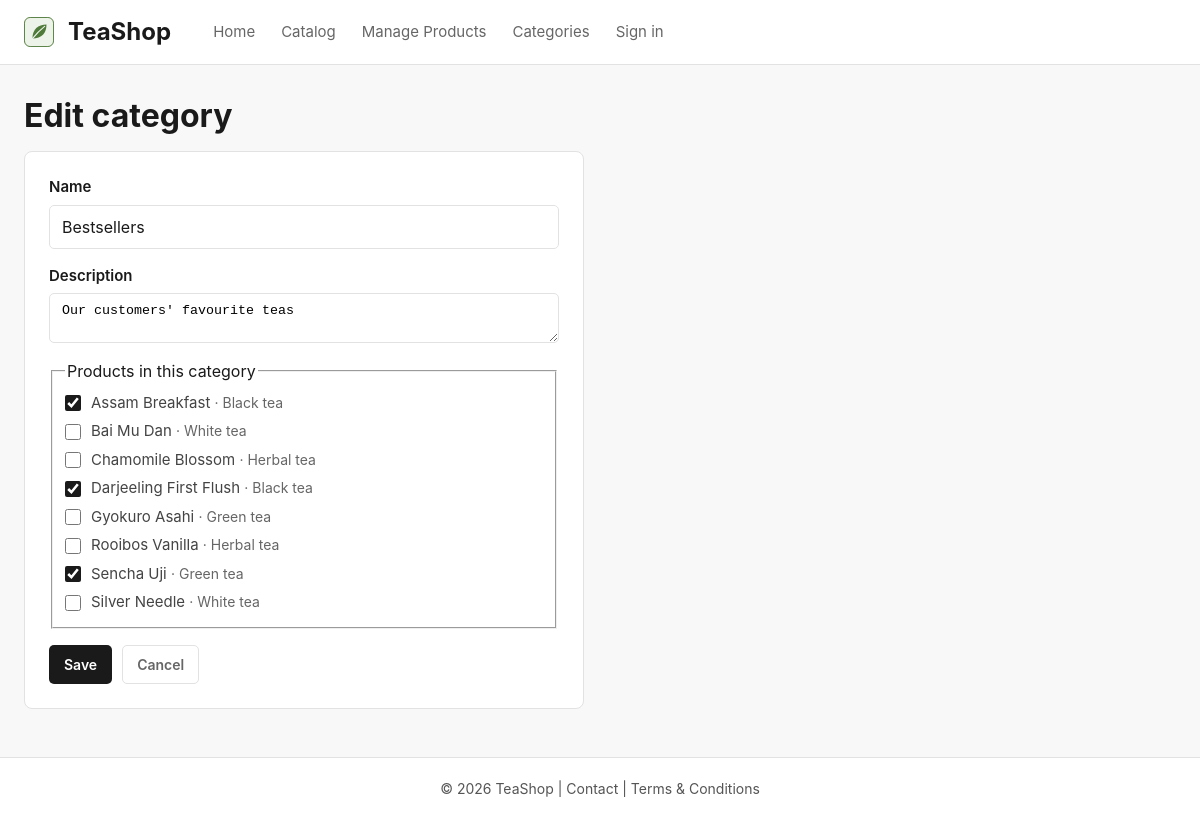
/?c=category&a=edit&id=1, run on the app's committed database.
### tables this page shows
CREATE TABLE `categories`
(
    `id`          INT AUTO_INCREMENT PRIMARY KEY,
    `name`        VARCHAR(50)  NOT NULL UNIQUE,
    `description` VARCHAR(255) NOT NULL DEFAULT ''
) DEFAULT CHARSET = utf8mb4
  COLLATE = utf8mb4_unicode_ci;

CREATE TABLE `products`
(
    `id`          INT AUTO_INCREMENT PRIMARY KEY,
    `name`        VARCHAR(100)  NOT NULL,
    `type`        VARCHAR(20)   NOT NULL,
    `description` VARCHAR(255)  NOT NULL DEFAULT '',
    `price`       DECIMAL(8, 2) NOT NULL,
    `inStock`     TINYINT(1)    NOT NULL DEFAULT 1
) DEFAULT CHARSET = utf8mb4
  COLLATE = utf8mb4_unicode_ci;

### App/Views/Category/form.view.php (the view, shortened to what the rows shown need)
<h1><?= $category->getId() ? 'Edit category' : 'New category' ?></h1>
<form method="post" action="<?= $link->url('category.save') ?>" class="card form-card">
    <div class="form-row">
        <label for="name">Name</label>
        <input type="text" id="name" name="name" required maxlength="50"
               value="<?= e($category->getName()) ?>">
    </div>
    <div class="form-row">
        <label for="description">Description</label>
        <textarea id="description" name="description" rows="2"
                  maxlength="255"><?= e($category->getDescription()) ?></textarea>
    </div>
    <fieldset class="related-picker">
        <?php if (count($products) === 0) { ?>
            <p class="muted">There are no products yet.</p>
        <?php } else { ?>
            <div class="checkbox-grid">
                <?php foreach ($products as $product) { ?>
                    <label class="checkbox">
                        <input type="checkbox" name="products[]" value="<?= $product->getId() ?>"
                            <?= in_array($product->getId(), $selectedIds, true) ? 'checked' : '' ?>>
                        <span>
                            <?= e($product->getName()) ?>
                            <span class="muted">· <?= e($product->getTypeLabel()) ?></span>
                        </span>
                    </label>
                <?php } ?>
            </div>
        <?php } ?>
    </fieldset>
</form>

### data on the page
categories: name "Bestsellers", description "Our customers' favourite teas"
products: id "☑", name "Assam Breakfast", type "Black tea"
products: name "Bai Mu Dan", type "White tea"
products: name "Chamomile Blossom", type "Herbal tea"
products: id "☑", name "Darjeeling First Flush", type "Black tea"
products: name "Gyokuro Asahi", type "Green tea"
products: name "Rooibos Vanilla", type "Herbal tea"
products: id "☑", name "Sencha Uji", type "Green tea"
products: name "Silver Needle", type "White tea"

### other printed values
App\Configuration::APP_NAME "TeaShop"
